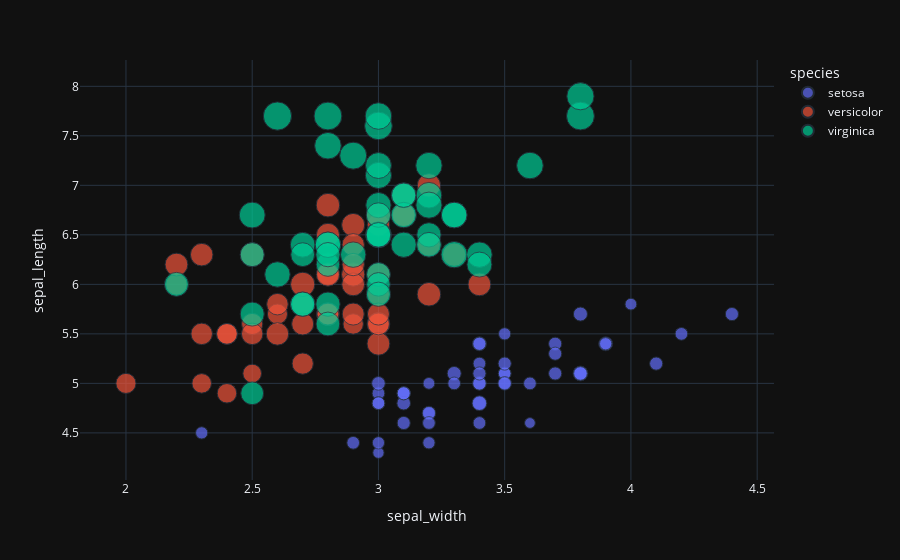

Notebook code for this chart:
### Code cell
import plotly.express as px
import plotly.io as pio

pio.templates.default = "plotly_dark"

df = px.data.iris()
fig = px.scatter(
    df,
    x="sepal_width",
    y="sepal_length",
    color="species",
    size="petal_length",
    hover_data=["petal_width"],
)
fig.show()

### Figure 1 — Plotly figure (JSON) as saved in the notebook; plotly's stock layout.template omitted (floating-point values rounded to 4 significant figures)
{"data": [{"customdata": [[0.2], [0.2], [0.2], [0.2], [0.2], [0.4], [0.3], [0.2], [0.2], [0.1], [0.2], [0.2], [0.1], [0.1], [0.2], [0.4], [0.4], [0.3], [0.3], [0.3], [0.2], [0.4], [0.2], [0.5], [0.2], [0.2], [0.4], [0.2], [0.2], [0.2], [0.2], [0.4], [0.1], [0.2], [0.1], [0.2], [0.2], [0.1], [0.2], [0.2], [0.3], [0.3], [0.2], [0.6], [0.4], [0.3], [0.2], [0.2], [0.2], [0.2]], "hovertemplate": "species=setosa<br>sepal_width=%{x}<br>sepal_length=%{y}<br>petal_length=%{marker.size}<br>petal_width=%{customdata[0]}<extra></extra>", "legendgroup": "setosa", "marker": {"color": "#636efa", "size": [1.4, 1.4, 1.3, 1.5, 1.4, 1.7, 1.4, 1.5, 1.4, 1.5, 1.5, 1.6, 1.4, 1.1, 1.2, 1.5, 1.3, 1.4, 1.7, 1.5, 1.7, 1.5, 1, 1.7, 1.9, 1.6, 1.6, 1.5, 1.4, 1.6, 1.6, 1.5, 1.5, 1.4, 1.5, 1.2, 1.3, 1.5, 1.3, 1.5, 1.3, 1.3, 1.3, 1.6, 1.9, 1.4, 1.6, 1.4, 1.5, 1.4], "sizemode": "area", "sizeref": 0.01725, "symbol": "circle"}, "mode": "markers", "name": "setosa", "orientation": "v", "showlegend": true, "type": "scatter", "x": [3.5, 3, 3.2, 3.1, 3.6, 3.9, 3.4, 3.4, 2.9, 3.1, 3.7, 3.4, 3, 3, 4, 4.4, 3.9, 3.5, 3.8, 3.8, 3.4, 3.7, 3.6, 3.3, 3.4, 3, 3.4, 3.5, 3.4, 3.2, 3.1, 3.4, 4.1, 4.2, 3.1, 3.2, 3.5, 3.1, 3, 3.4, 3.5, 2.3, 3.2, 3.5, 3.8, 3, 3.8, 3.2, 3.7, 3.3], "xaxis": "x", "y": [5.1, 4.9, 4.7, 4.6, 5, 5.4, 4.6, 5, 4.4, 4.9, 5.4, 4.8, 4.8, 4.3, 5.8, 5.7, 5.4, 5.1, 5.7, 5.1, 5.4, 5.1, 4.6, 5.1, 4.8, 5, 5, 5.2, 5.2, 4.7, 4.8, 5.4, 5.2, 5.5, 4.9, 5, 5.5, 4.9, 4.4, 5.1, 5, 4.5, 4.4, 5, 5.1, 4.8, 5.1, 4.6, 5.3, 5], "yaxis": "y"}, {"customdata": [[1.4], [1.5], [1.5], [1.3], [1.5], [1.3], [1.6], [1], [1.3], [1.4], [1], [1.5], [1], [1.4], [1.3], [1.4], [1.5], [1], [1.5], [1.1], [1.8], [1.3], [1.5], [1.2], [1.3], [1.4], [1.4], [1.7], [1.5], [1], [1.1], [1], [1.2], [1.6], [1.5], [1.6], [1.5], [1.3], [1.3], [1.3], [1.2], [1.4], [1.2], [1], [1.3], [1.2], [1.3], [1.3], [1.1], [1.3]], "hovertemplate": "species=versicolor<br>sepal_width=%{x}<br>sepal_length=%{y}<br>petal_length=%{marker.size}<br>petal_width=%{customdata[0]}<extra></extra>", "legendgroup": "versicolor", "marker": {"color": "#EF553B", "size": [4.7, 4.5, 4.9, 4, 4.6, 4.5, 4.7, 3.3, 4.6, 3.9, 3.5, 4.2, 4, 4.7, 3.6, 4.4, 4.5, 4.1, 4.5, 3.9, 4.8, 4, 4.9, 4.7, 4.3, 4.4, 4.8, 5, 4.5, 3.5, 3.8, 3.7, 3.9, 5.1, 4.5, 4.5, 4.7, 4.4, 4.1, 4, 4.4, 4.6, 4, 3.3, 4.2, 4.2, 4.2, 4.3, 3, 4.1], "sizemode": "area", "sizeref": 0.01725, "symbol": "circle"}, "mode": "markers", "name": "versicolor", "orientation": "v", "showlegend": true, "type": "scatter", "x": [3.2, 3.2, 3.1, 2.3, 2.8, 2.8, 3.3, 2.4, 2.9, 2.7, 2, 3, 2.2, 2.9, 2.9, 3.1, 3, 2.7, 2.2, 2.5, 3.2, 2.8, 2.5, 2.8, 2.9, 3, 2.8, 3, 2.9, 2.6, 2.4, 2.4, 2.7, 2.7, 3, 3.4, 3.1, 2.3, 3, 2.5, 2.6, 3, 2.6, 2.3, 2.7, 3, 2.9, 2.9, 2.5, 2.8], "xaxis": "x", "y": [7, 6.4, 6.9, 5.5, 6.5, 5.7, 6.3, 4.9, 6.6, 5.2, 5, 5.9, 6, 6.1, 5.6, 6.7, 5.6, 5.8, 6.2, 5.6, 5.9, 6.1, 6.3, 6.1, 6.4, 6.6, 6.8, 6.7, 6, 5.7, 5.5, 5.5, 5.8, 6, 5.4, 6, 6.7, 6.3, 5.6, 5.5, 5.5, 6.1, 5.8, 5, 5.6, 5.7, 5.7, 6.2, 5.1, 5.7], "yaxis": "y"}, {"customdata": [[2.5], [1.9], [2.1], [1.8], [2.2], [2.1], [1.7], [1.8], [1.8], [2.5], [2], [1.9], [2.1], [2], [2.4], [2.3], [1.8], [2.2], [2.3], [1.5], [2.3], [2], [2], [1.8], [2.1], [1.8], [1.8], [1.8], [2.1], [1.6], [1.9], [2], [2.2], [1.5], [1.4], [2.3], [2.4], [1.8], [1.8], [2.1], [2.4], [2.3], [1.9], [2.3], [2.5], [2.3], [1.9], [2], [2.3], [1.8]], "hovertemplate": "species=virginica<br>sepal_width=%{x}<br>sepal_length=%{y}<br>petal_length=%{marker.size}<br>petal_width=%{customdata[0]}<extra></extra>", "legendgroup": "virginica", "marker": {"color": "#00cc96", "size": [6, 5.1, 5.9, 5.6, 5.8, 6.6, 4.5, 6.3, 5.8, 6.1, 5.1, 5.3, 5.5, 5, 5.1, 5.3, 5.5, 6.7, 6.9, 5, 5.7, 4.9, 6.7, 4.9, 5.7, 6, 4.8, 4.9, 5.6, 5.8, 6.1, 6.4, 5.6, 5.1, 5.6, 6.1, 5.6, 5.5, 4.8, 5.4, 5.6, 5.1, 5.1, 5.9, 5.7, 5.2, 5, 5.2, 5.4, 5.1], "sizemode": "area", "sizeref": 0.01725, "symbol": "circle"}, "mode": "markers", "name": "virginica", "orientation": "v", "showlegend": true, "type": "scatter", "x": [3.3, 2.7, 3, 2.9, 3, 3, 2.5, 2.9, 2.5, 3.6, 3.2, 2.7, 3, 2.5, 2.8, 3.2, 3, 3.8, 2.6, 2.2, 3.2, 2.8, 2.8, 2.7, 3.3, 3.2, 2.8, 3, 2.8, 3, 2.8, 3.8, 2.8, 2.8, 2.6, 3, 3.4, 3.1, 3, 3.1, 3.1, 3.1, 2.7, 3.2, 3.3, 3, 2.5, 3, 3.4, 3], "xaxis": "x", "y": [6.3, 5.8, 7.1, 6.3, 6.5, 7.6, 4.9, 7.3, 6.7, 7.2, 6.5, 6.4, 6.8, 5.7, 5.8, 6.4, 6.5, 7.7, 7.7, 6, 6.9, 5.6, 7.7, 6.3, 6.7, 7.2, 6.2, 6.1, 6.4, 7.2, 7.4, 7.9, 6.4, 6.3, 6.1, 7.7, 6.3, 6.4, 6, 6.9, 6.7, 6.9, 5.8, 6.8, 6.7, 6.7, 6.3, 6.5, 6.2, 5.9], "yaxis": "y"}], "layout": {"legend": {"itemsizing": "constant", "title": {"text": "species"}, "tracegroupgap": 0}, "margin": {"t": 60}, "xaxis": {"anchor": "y", "domain": [0, 1], "title": {"text": "sepal_width"}}, "yaxis": {"anchor": "x", "domain": [0, 1], "title": {"text": "sepal_length"}}}}
